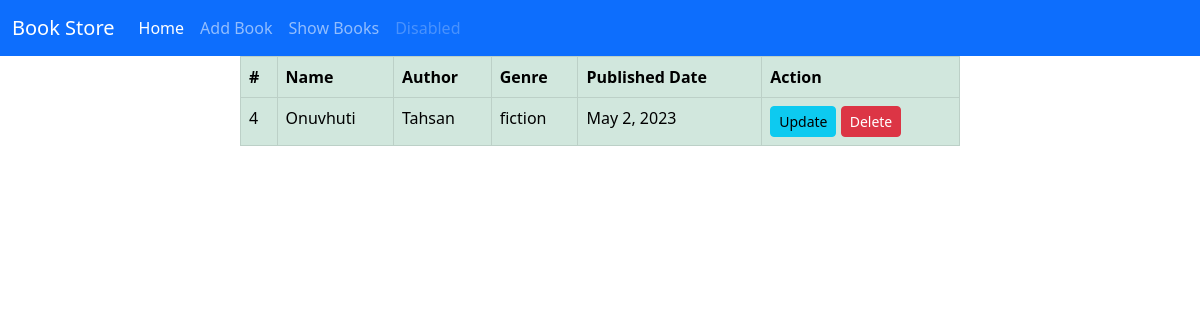
The page /book_details/4/ on the database its author committed.
### Book/models.py (models this page shows)
class BookShopModel(models.Model):
    genre = [('thriller','thriller'),('fiction','fiction'), ('poem','poem'), ('religious','religious'),('academic','academic')]
    book_id = models.IntegerField(primary_key=True)
    book_name = models.CharField(max_length=30)
    book_author= models.CharField(max_length=30)
    book_genre = models.CharField(max_length=30,choices=genre)
    pub_date = models.DateField()

### Book/views.py (the view)
# urls.py: path('book_details/<int:book_id>/',views.Book_details.as_view(),name = 'book_details'),
class Book_details(DetailView):
    model = BookShopModel
    template_name = 'book_details.html'
    context_object_name = 'item'
    pk_url_kwarg = 'book_id'

### Book/templates/book_details.html
{% extends 'base.html' %}
{% load crispy_forms_tags %}
{% block start %}
<div style="width: 60%; margin:auto">
    <table class="table table-bordered table-success">
        <thead class="">
            <th>#</th>
            <th>Name</th>
            <th>Author</th>
            <th>Genre</th>
            <th>Published Date</th>
            <th>Action</th>
        </thead>
        <tbody>
            <tr>
                <td>{{item.book_id}}</td>
                <td>{{item.book_name}}</td>
                <td>{{item.book_author}}</td>
                <td>{{item.book_genre}}</td>
                <td>{{item.pub_date}}</td>
                 <td>
                   <a href="{% url 'edit_books' pk=item.book_id %}" class="btn btn-info btn-sm">Update</a>
                   <a href="{% url 'delete_books' pk=item.book_id %}"class="btn btn-danger btn-sm">Delete</a>
                </td>
            </tr>
        </tbody>
    </table>
</div>
{% endblock %}

### rows shown on the page
BookShopModel: book_id "4", book_name "Onuvhuti", book_author "Tahsan", book_genre "fiction", pub_date "May 2, 2023"
